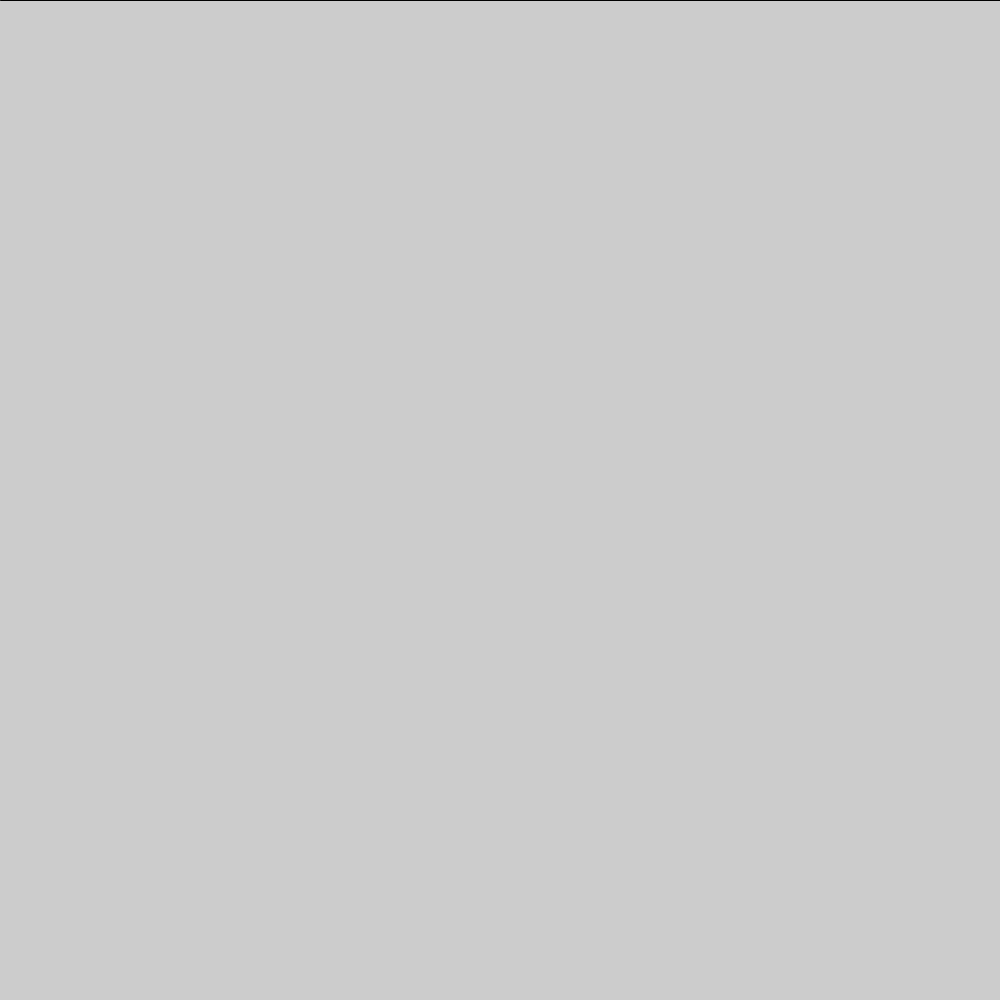
Frame 1 (no input)
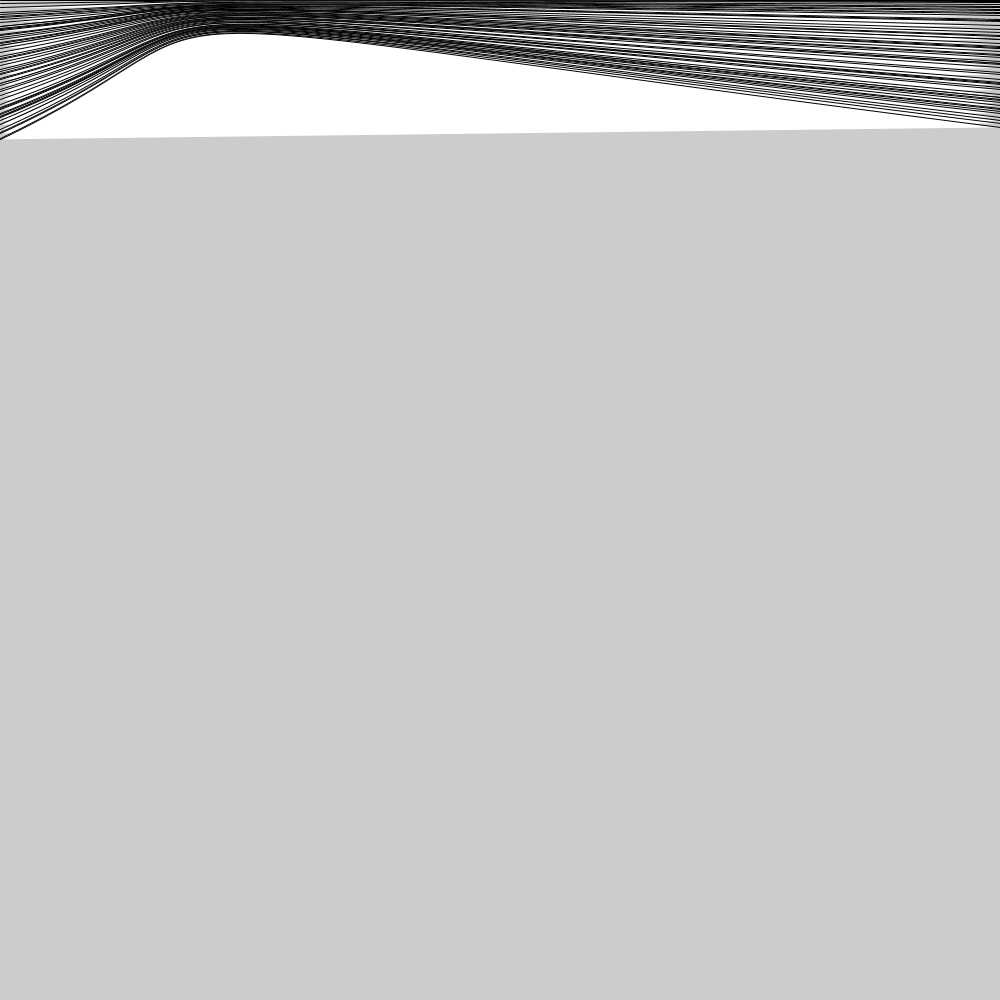
Frame 60 (the mouse pressed at the canvas centre just before this capture)
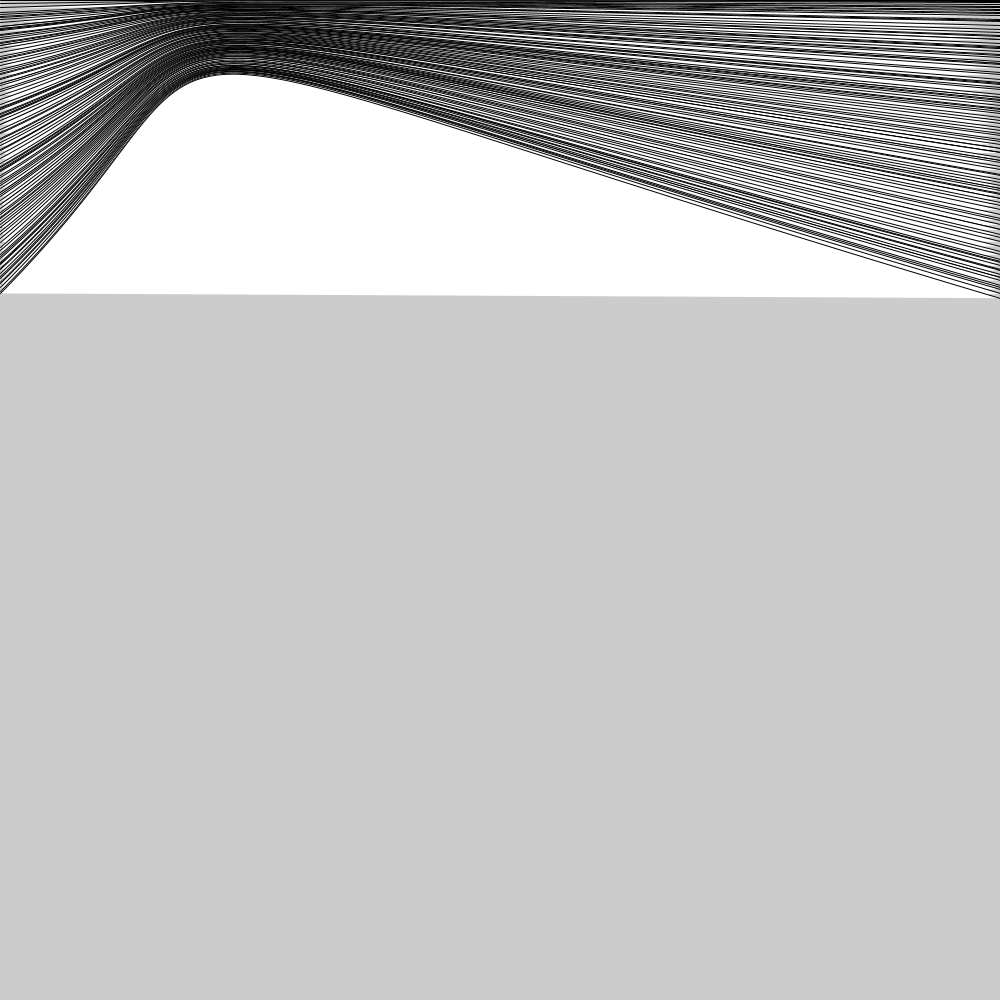
Frame 120 (the mouse held since frame 60 and released just before this capture)

The Processing sketch that drew these frames (run headless with seeded random() and noise(); from frame 60 on, the mouse is pressed at the canvas centre):

// Processing sketch: bezier_waves
// ── bezier_waves.pde
float x = 0;
float y = 0;
float x2 = 290;
float y2 = 0;
float x3 = 0;
float y3 = 0;
float x4 = 1000;
float y4 = 0;

void setup() {
  size (1000, 1000);
}

void draw() {
  bezier(x, y, x2, y2, x3, y3, x4, y4);
  y=y+random(0, 5);
  y4=y4+random(0, 5);
}
